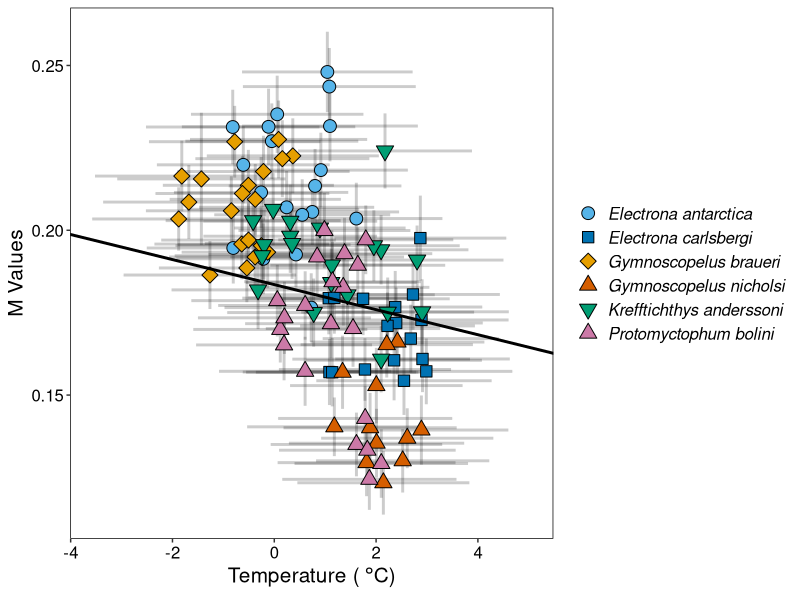
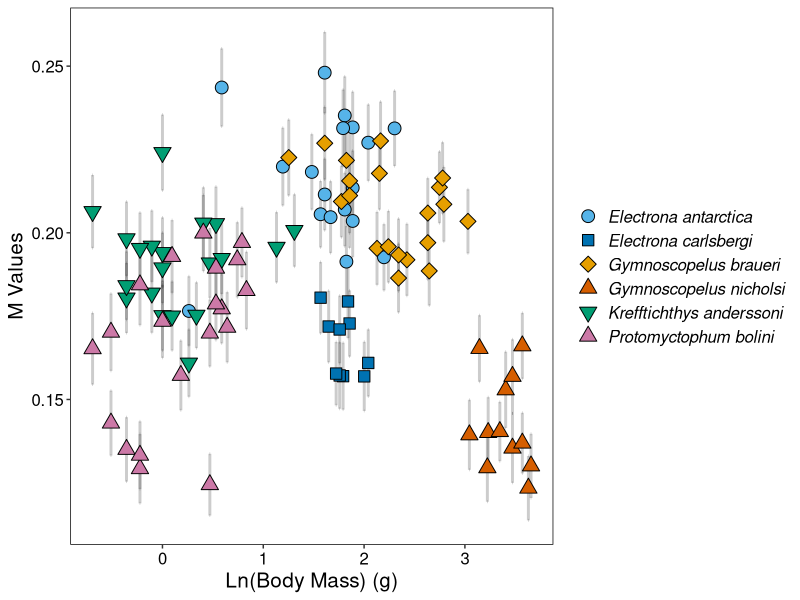
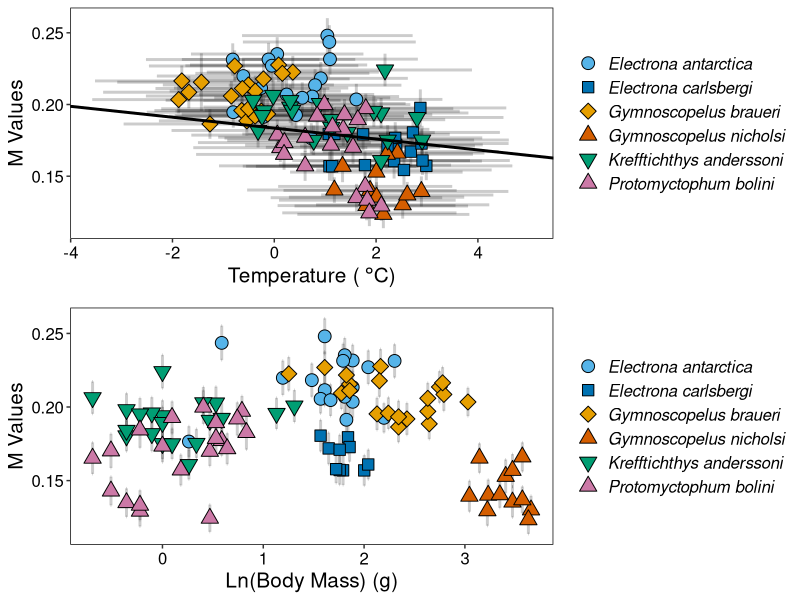

Reproduce these figures in R, in order.
#### Body Mass Temp Plots ####

library(tidyverse)
library(gridExtra)

myct <- read.csv("Myctophids_M_Temp.csv")
myct_tidy <- filter(myct, Weight_SD == "0")
myct_tidy <- filter(myct_tidy, !is.na(mean_M))
myct_tidy$ln_Weight <- log(myct_tidy$Weight.x)

## Get confidence intervals

min_temp <- -1.87780193 - 1.698682
max_temp <- 2.98660327 + 1.689986

preds <- data.frame(x = seq(min_temp, max_temp, 0.07502794))
y <- 0.1835 + preds * -0.0038
ymin <- 0.1501 + preds * -0.0088
ymax <- 0.2185 + preds * 0.0011

#### Plot ####

cbPalette <- c("#56B4E9", "#0072B2", "#E69F00", "#D55E00", "#009E73", "#CC79A7")

plot1 <- ggplot(myct, aes(mean_Temp, mean_M, sciname)) +
  scale_fill_manual(values = cbPalette) +
  scale_colour_manual(values = cbPalette) +
  geom_errorbarh(aes(xmin = mean_Temp - sd_Temp, # Horizontal
                     xmax = mean_Temp + sd_Temp), alpha = 0.2, lwd = 1) + # Colour error-bars according to species
  geom_errorbar(aes(ymin = mean_M - sd_M, # Vertical
                    ymax = mean_M + sd_M), alpha = 0.2, lwd = 1) +
  geom_point(aes(fill = sciname, shape = sciname), size = 4) + # Colour points according to species
  geom_abline(intercept = 0.1835, slope = -0.0038, lwd = 1) +
  #geom_ribbon(x = preds, y = y, ymin = ymin, ymax = ymax) +
  # Customise the theme
  scale_shape_manual(values = c(21, 22, 23, 24, 25, 24)) +
  xlab(expression('Temperature ('*~degree*C*')')) +
  ylab("M Values") +
  # Add error-bars using sd
  theme(panel.background = element_blank(), # Keep the background blank
        text = element_text(size = 15),
        panel.border = element_rect(colour = "black", fill = NA),
        legend.title = element_blank(),
        legend.key=element_blank(),
        legend.text = element_text(face = "italic"),
        axis.text.x = element_text(colour = "black"),
        axis.text.y = element_text(colour = "black"))  # Print the minor gridlines

plot1

plot2 <- ggplot(myct_tidy, aes(ln_Weight, mean_M, sciname)) +
  scale_fill_manual(values = cbPalette) +
  scale_colour_manual(values = cbPalette) +
  # Colour error-bars according to species
  geom_errorbar(aes(ymin = mean_M - sd_M, # Vertical
                    ymax = mean_M + sd_M), alpha = 0.2, lwd = 1) +
  geom_point(aes(fill = sciname, shape = sciname), size = 4) + # Colour points according to species
  # Customise the theme
  scale_shape_manual(values = c(21, 22, 23, 24, 25, 24)) +
  xlab("Ln(Body Mass) (g)") +
  ylab("M Values") +
  # Add error-bars using sd
  theme(panel.background = element_blank(), # Keep the background blank
        text = element_text(size = 15),
        panel.border = element_rect(colour = "black", fill = NA),
        legend.title = element_blank(),
        legend.key=element_blank(),
        legend.text = element_text(face = "italic"),
        axis.text.x = element_text(colour = "black"),
        axis.text.y = element_text(colour = "black"))  # Print the minor gridlines

plot2

grid.arrange(plot1, plot2)
